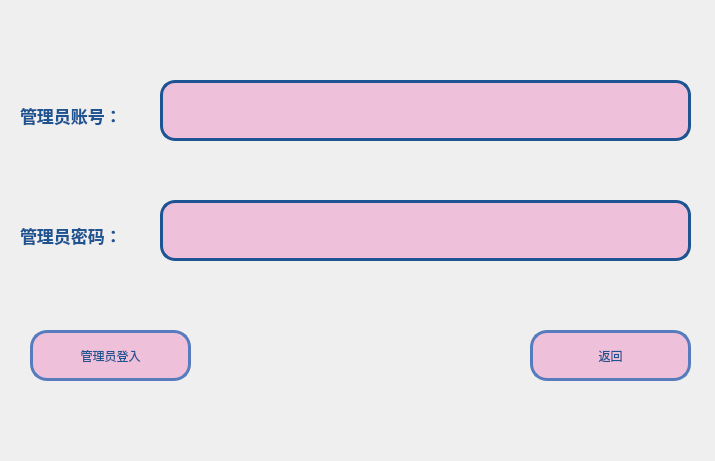
<?xml version="1.0" encoding="UTF-8"?>
<ui version="4.0">
 <class>word_admin</class>
 <widget class="QWidget" name="word_admin">
  <property name="geometry">
   <rect>
    <x>0</x>
    <y>0</y>
    <width>715</width>
    <height>461</height>
   </rect>
  </property>
  <property name="windowTitle">
   <string>管理员登陆</string>
  </property>
  <property name="styleSheet">
   <string notr="true">#word_admin{border-image: url(:/Yosemite-Color-Block.png);}</string>
  </property>
  <widget class="QLabel" name="label">
   <property name="geometry">
    <rect>
     <x>20</x>
     <y>90</y>
     <width>131</width>
     <height>51</height>
    </rect>
   </property>
   <property name="font">
    <font>
     <pointsize>13</pointsize>
     <weight>75</weight>
     <bold>true</bold>
    </font>
   </property>
   <property name="styleSheet">
    <string notr="true">color: rgb(30, 84, 145);</string>
   </property>
   <property name="text">
    <string>管理员账号：</string>
   </property>
  </widget>
  <widget class="QLabel" name="label_2">
   <property name="geometry">
    <rect>
     <x>20</x>
     <y>210</y>
     <width>131</width>
     <height>51</height>
    </rect>
   </property>
   <property name="font">
    <font>
     <pointsize>13</pointsize>
     <weight>75</weight>
     <bold>true</bold>
    </font>
   </property>
   <property name="styleSheet">
    <string notr="true">color: rgb(30, 84, 145);</string>
   </property>
   <property name="text">
    <string>管理员密码：</string>
   </property>
  </widget>
  <widget class="QLineEdit" name="lineEdit_account">
   <property name="geometry">
    <rect>
     <x>160</x>
     <y>80</y>
     <width>531</width>
     <height>61</height>
    </rect>
   </property>
   <property name="font">
    <font>
     <pointsize>20</pointsize>
    </font>
   </property>
   <property name="styleSheet">
    <string notr="true">border: 3px solid rgb(30, 84, 145);/*设置边框的粗细，以及颜色*/
border-radius: 15px;/*设置圆角的大小*/
padding: 0 8px;/*如果没有内容光标在开始往后移动0.8像素点*/
background-color: rgb(238, 192, 218);
</string>
   </property>
  </widget>
  <widget class="QLineEdit" name="lineEdit_password">
   <property name="geometry">
    <rect>
     <x>160</x>
     <y>200</y>
     <width>531</width>
     <height>61</height>
    </rect>
   </property>
   <property name="font">
    <font>
     <pointsize>20</pointsize>
    </font>
   </property>
   <property name="styleSheet">
    <string notr="true">border: 3px solid rgb(30, 84, 145);/*设置边框的粗细，以及颜色*/
border-radius: 15px;/*设置圆角的大小*/
padding: 0 8px;/*如果没有内容光标在开始往后移动0.8像素点*/
background-color: rgb(238, 192, 218);
</string>
   </property>
  </widget>
  <widget class="QPushButton" name="but_login">
   <property name="geometry">
    <rect>
     <x>30</x>
     <y>330</y>
     <width>161</width>
     <height>51</height>
    </rect>
   </property>
   <property name="styleSheet">
    <string notr="true">/**正常情况下样式**/
QPushButton{
	font: 15pt &quot;微软雅黑&quot;;
    color: #1e5491;
    background-color: #eec0da;
    border-color: #567cbe;
    border-radius: 17px;
    border-style: solid;
    border-width: 3px;
    padding: 5px;
}

/**鼠标停留在按钮上的样式**/
QPushButton::hover{	
    color: #1e5491;
    background-color: #c0a1cc;
    border-color: #567cbe;
}

/**鼠标按压下去的样式**/
QPushButton::pressed,QPushButton::checked{
    color: #eddfed;
    background-color: #1c58a3;
}

/**按钮失能情况下样式**/
QPushButton::disabled{
    color: #FFFFFF;
    background-color: #dcdde1;
    border-color: #dcdde1;
}
</string>
   </property>
   <property name="text">
    <string>管理员登入</string>
   </property>
  </widget>
  <widget class="QPushButton" name="but_back">
   <property name="geometry">
    <rect>
     <x>530</x>
     <y>330</y>
     <width>161</width>
     <height>51</height>
    </rect>
   </property>
   <property name="styleSheet">
    <string notr="true">/**正常情况下样式**/
QPushButton{
	font: 15pt &quot;微软雅黑&quot;;
    color: #1e5491;
    background-color: #eec0da;
    border-color: #567cbe;
    border-radius: 17px;
    border-style: solid;
    border-width: 3px;
    padding: 5px;
}

/**鼠标停留在按钮上的样式**/
QPushButton::hover{	
    color: #1e5491;
    background-color: #c0a1cc;
    border-color: #567cbe;
}

/**鼠标按压下去的样式**/
QPushButton::pressed,QPushButton::checked{
    color: #eddfed;
    background-color: #1c58a3;
}

/**按钮失能情况下样式**/
QPushButton::disabled{
    color: #FFFFFF;
    background-color: #dcdde1;
    border-color: #dcdde1;
}
</string>
   </property>
   <property name="text">
    <string>返回</string>
   </property>
  </widget>
 </widget>
 <resources/>
 <connections/>
</ui>
